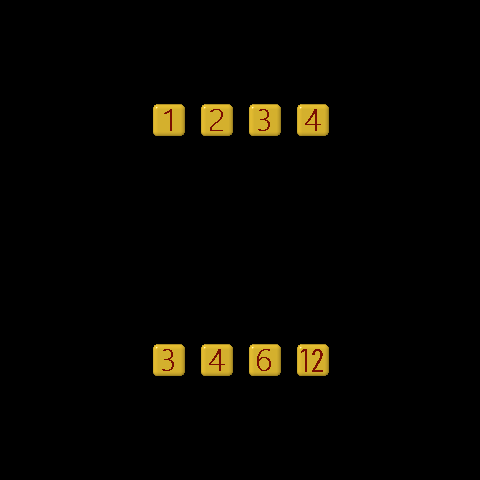

Below is a game level as drawn by its tile map, then a one-line description and the .tmx file that defines it, in full:
An orthogonal 10x10 tile map with 48x48 px tiles, 2 tile layers (food, number).

<map version="1.2" tiledversion="1.2.5" orientation="orthogonal" renderorder="right-down" width="10" height="10" tilewidth="48" tileheight="48" infinite="0" nextlayerid="3" nextobjectid="1">
 <tileset firstgid="1" name="0_99" tilewidth="48" tileheight="48" tilecount="110" columns="10">
  <image source="0-99.png" width="480" height="528" />
  <tile id="30">
   <animation>
    <frame tileid="30" duration="200" />
    <frame tileid="31" duration="200" />
    <frame tileid="32" duration="200" />
    <frame tileid="33" duration="200" />
    <frame tileid="34" duration="200" />
    <frame tileid="35" duration="200" />
    <frame tileid="36" duration="200" />
    <frame tileid="37" duration="200" />
   </animation>
  </tile>
  <tile id="44">
   <animation>
    <frame tileid="40" duration="100" />
    <frame tileid="41" duration="100" />
    <frame tileid="42" duration="100" />
    <frame tileid="43" duration="100" />
    <frame tileid="44" duration="100" />
    <frame tileid="45" duration="100" />
    <frame tileid="46" duration="100" />
    <frame tileid="47" duration="100" />
   </animation>
  </tile>
 </tileset>
 <layer id="2" name="food" width="10" height="10">
  <data encoding="csv">
0,0,0,0,0,0,0,0,0,0,
0,0,0,0,0,0,0,0,0,0,
0,0,0,35,35,35,35,0,0,0,
0,0,0,0,0,0,0,0,0,0,
0,0,0,0,0,0,0,0,0,0,
0,0,0,0,0,0,0,0,0,0,
0,0,0,0,0,0,0,0,0,0,
0,0,0,35,35,35,35,0,0,0,
0,0,0,0,0,0,0,0,0,0,
0,0,0,0,0,0,0,0,0,0
</data>
 </layer>
 <layer id="1" name="number" width="10" height="10">
  <data encoding="csv">
0,0,0,0,0,0,0,0,0,0,
0,0,0,0,0,0,0,0,0,0,
0,0,0,2,3,4,5,0,0,0,
0,0,0,0,0,0,0,0,0,0,
0,0,0,0,0,0,0,0,0,0,
0,0,0,0,0,0,0,0,0,0,
0,0,0,0,0,0,0,0,0,0,
0,0,0,4,5,7,13,0,0,0,
0,0,0,0,0,0,0,0,0,0,
0,0,0,0,0,0,0,0,0,0
</data>
 </layer>
</map>
